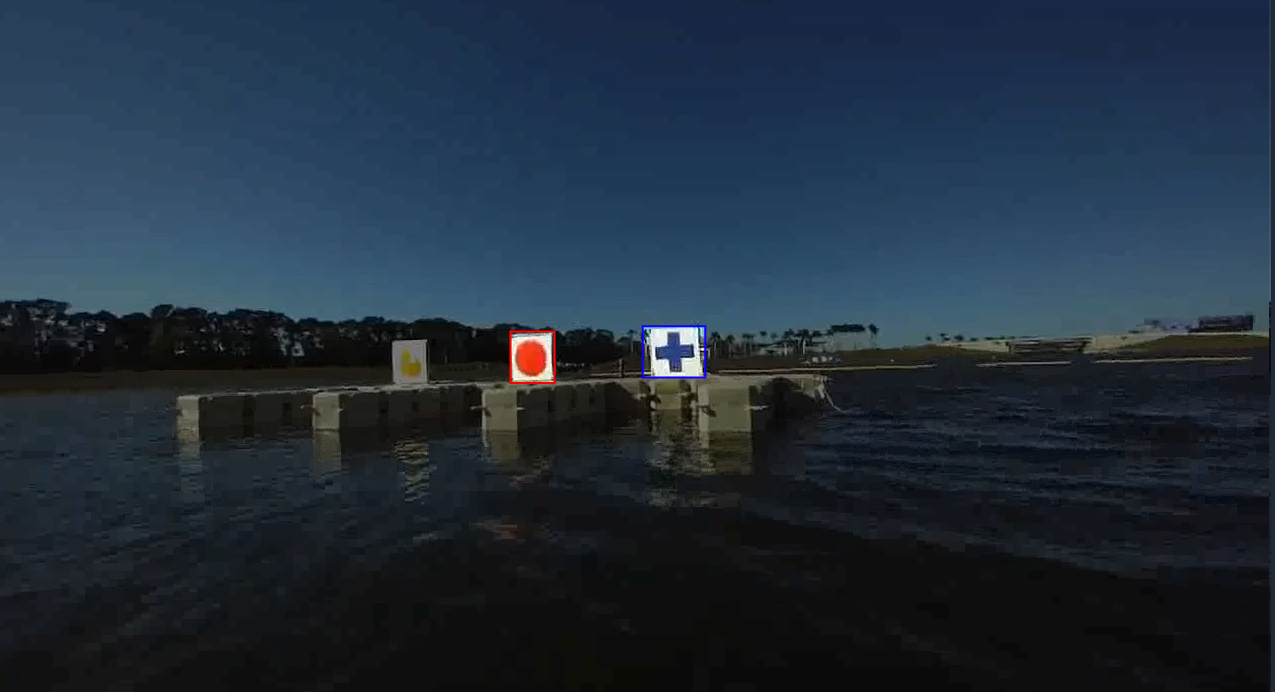
#> input picture test_img/Screenshot from 2025-10-03 10-15-26.png, 1275 x 692 px
$ python traditional_vision_control.py
#> lines starting #> are read from the running program, lines starting #| are printed output that depends on the picture; after the words box and inside, x2 and y2 are one past the last pixel; in counts of white or black regions, pixels touching at a corner belong together
#!/usr/bin/env python3
"""
전통적인 컴퓨터 비전 기반 선박 자동 주차
OpenCV를 사용한 색상 검출 + 제어 로직

장점:
- 즉시 작동 (학습 불필요)
- 100% 해석 가능
- 매우 빠름 (<5ms)
- 데이터 수집 불필요
"""

import cv2
import numpy as np


class TraditionalVisionController:
    """전통적인 비전 기반 제어"""

    def __init__(self):
        # 빨간색 HSV 범위
        self.lower_red1 = np.array([0, 100, 100])
        self.upper_red1 = np.array([10, 255, 255])
        self.lower_red2 = np.array([160, 100, 100])
        self.upper_red2 = np.array([180, 255, 255])

        # 제어 파라미터
        self.center_tolerance = 50  # 중앙 허용 오차 (픽셀)
        self.min_area = 500  # 최소 도형 크기

    def detect_red_shape(self, image):
        """빨간 도형 검출"""
        # BGR → HSV
        hsv = cv2.cvtColor(image, cv2.COLOR_BGR2HSV)

        # 빨간색 마스크 (빨강은 HSV에서 0-10, 160-180 두 범위)
        mask1 = cv2.inRange(hsv, self.lower_red1, self.upper_red1)
        mask2 = cv2.inRange(hsv, self.lower_red2, self.upper_red2)
        mask = mask1 | mask2

        # 노이즈 제거
        kernel = np.ones((5, 5), np.uint8)
        mask = cv2.morphologyEx(mask, cv2.MORPH_OPEN, kernel)
        mask = cv2.morphologyEx(mask, cv2.MORPH_CLOSE, kernel)

        # 컨투어 찾기
        contours, _ = cv2.findContours(mask, cv2.RETR_EXTERNAL, cv2.CHAIN_APPROX_SIMPLE)

        if not contours:
            return None, mask

        # 가장 큰 컨투어 선택
        largest_contour = max(contours, key=cv2.contourArea)
        area = cv2.contourArea(largest_contour)

        if area < self.min_area:
            return None, mask

        # 중심점 계산
        M = cv2.moments(largest_contour)
        if M["m00"] == 0:
            return None, mask

        cx = int(M["m10"] / M["m00"])
        cy = int(M["m01"] / M["m00"])

        return {
            "center": (cx, cy),
            "area": area,
            "contour": largest_contour
        }, mask

    def calculate_action(self, image, detection_result):
        """액션 계산 [전진, 좌우, 선회]"""
        h, w = image.shape[:2]
        image_center_x = w // 2
        image_center_y = h // 2

        # 도형을 못 찾으면 정지
        if detection_result is None:
            return [0.0, 0.0, 0.0], "No red shape found"

        cx, cy = detection_result["center"]
        area = detection_result["area"]

        # 1. 선회 계산 (좌우 방향)
        x_error = cx - image_center_x
        rotation = np.clip(x_error / (w / 2), -1.0, 1.0)  # -1 ~ 1

        # 2. 전진 계산 (거리 기반)
        # 면적이 작으면 멀리 있음 → 전진
        # 면적이 크면 가까움 → 정지
        target_area = w * h * 0.1  # 이미지의 10%
        area_error = (target_area - area) / target_area
        forward = np.clip(area_error, -1.0, 1.0)

        # 3. 중앙에 도착했는지 확인
        if abs(x_error) < self.center_tolerance and area > target_area * 0.8:
            status = "STOP - TARGET REACHED"
            return [0.0, 0.0, 0.0], status

        # 4. 방향 결정
        if abs(x_error) > self.center_tolerance:
            if x_error > 0:
                status = f"Turn RIGHT (error: {x_error}px)"
            else:
                status = f"Turn LEFT (error: {x_error}px)"
        else:
            if forward > 0.3:
                status = f"Move FORWARD (dist: {area:.0f})"
            elif forward < -0.3:
                status = f"Move BACK (too close)"
            else:
                status = "ALIGNED - Fine tuning"

        # 좌우 이동 (보통 선박은 사용 안 함)
        lateral = 0.0

        return [forward, lateral, rotation], status

    def process_image(self, image):
        """전체 파이프라인"""
        # 1. 빨간 도형 검출
        detection, mask = self.detect_red_shape(image)

        # 2. 액션 계산
        action, status = self.calculate_action(image, detection)

        # 3. 시각화 (디버깅용)
        debug_image = image.copy()
        h, w = image.shape[:2]

        if detection:
            cx, cy = detection["center"]
            # 도형 중심 표시
            cv2.circle(debug_image, (cx, cy), 10, (0, 255, 0), -1)
            cv2.drawContours(debug_image, [detection["contour"]], -1, (0, 255, 0), 3)

        # 이미지 중앙 표시
        cv2.line(debug_image, (w//2, 0), (w//2, h), (255, 0, 0), 2)
        cv2.line(debug_image, (0, h//2), (w, h//2), (255, 0, 0), 2)

        # 상태 표시
        cv2.putText(debug_image, status, (10, 30),
                   cv2.FONT_HERSHEY_SIMPLEX, 0.7, (0, 255, 0), 2)
        cv2.putText(debug_image, f"Action: [{action[0]:.2f}, {action[1]:.2f}, {action[2]:.2f}]",
                   (10, 60), cv2.FONT_HERSHEY_SIMPLEX, 0.7, (0, 255, 0), 2)

        return action, status, debug_image, mask


def test_on_images():
    """테스트 이미지로 실행"""
    import os

    controller = TraditionalVisionController()

    test_images = [
        "test_img/Screenshot from 2025-10-03 10-15-26.png",
        "test_img/Screenshot from 2025-10-03 10-19-43.png",
        "test_img/Screenshot from 2025-10-03 10-24-31.png",
        "test_img/Screenshot from 2025-10-03 10-13-15.png",
    ]

    print("=" * 70)
    print("전통적인 비전 기반 제어 테스트")
    print("=" * 70)

    for img_path in test_images:
        if not os.path.exists(img_path):
            print(f"이미지 없음: {img_path}")
            continue

        image = cv2.imread(img_path)
#> image is the input picture: shape (692, 1275, 3); mean B, G, R 59.6, 46, 32.9
        action, status, debug_img, mask = controller.process_image(image)
#> in detect_red_shape, `mask1 = cv2.inRange(hsv, self.lower_red1, self.upper_red1)`:
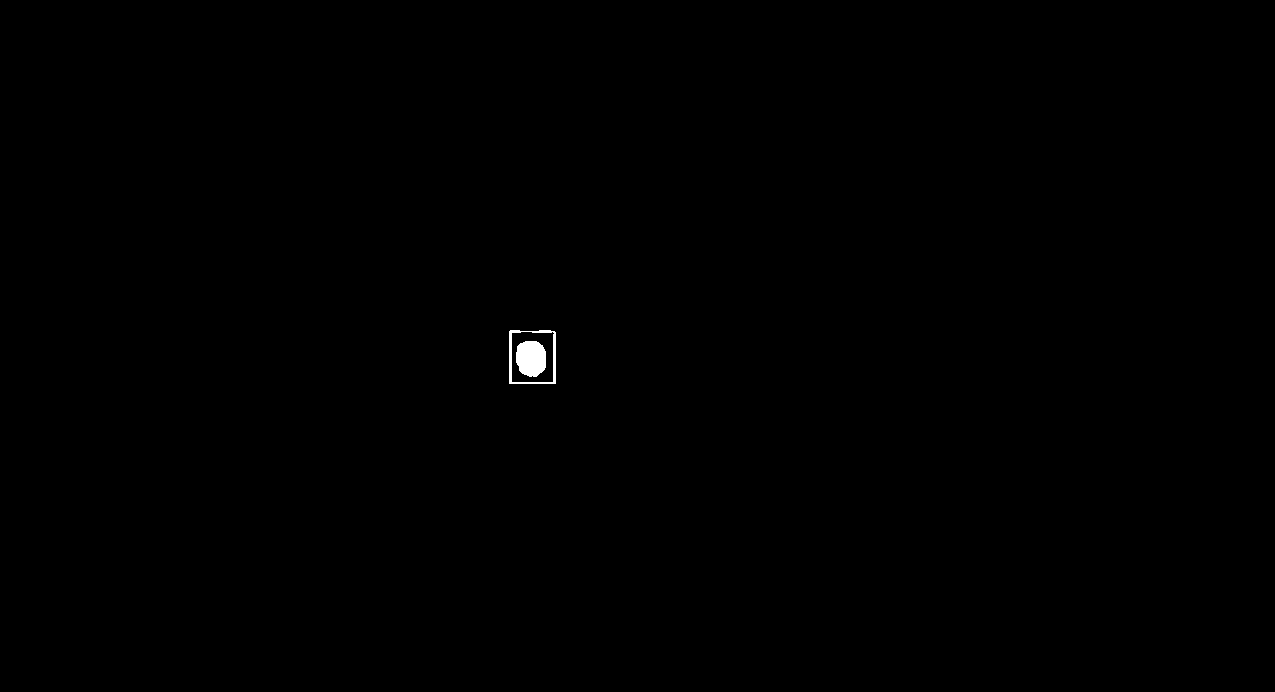
#> mask1: shape (692, 1275); 0.16% white; 2 white regions, box (x1, y1, x2, y2) and area: (516, 341, 546, 377) 902, (509, 330, 556, 384) 490
#> in detect_red_shape, `mask2 = cv2.inRange(hsv, self.lower_red2, self.upper_red2)`:
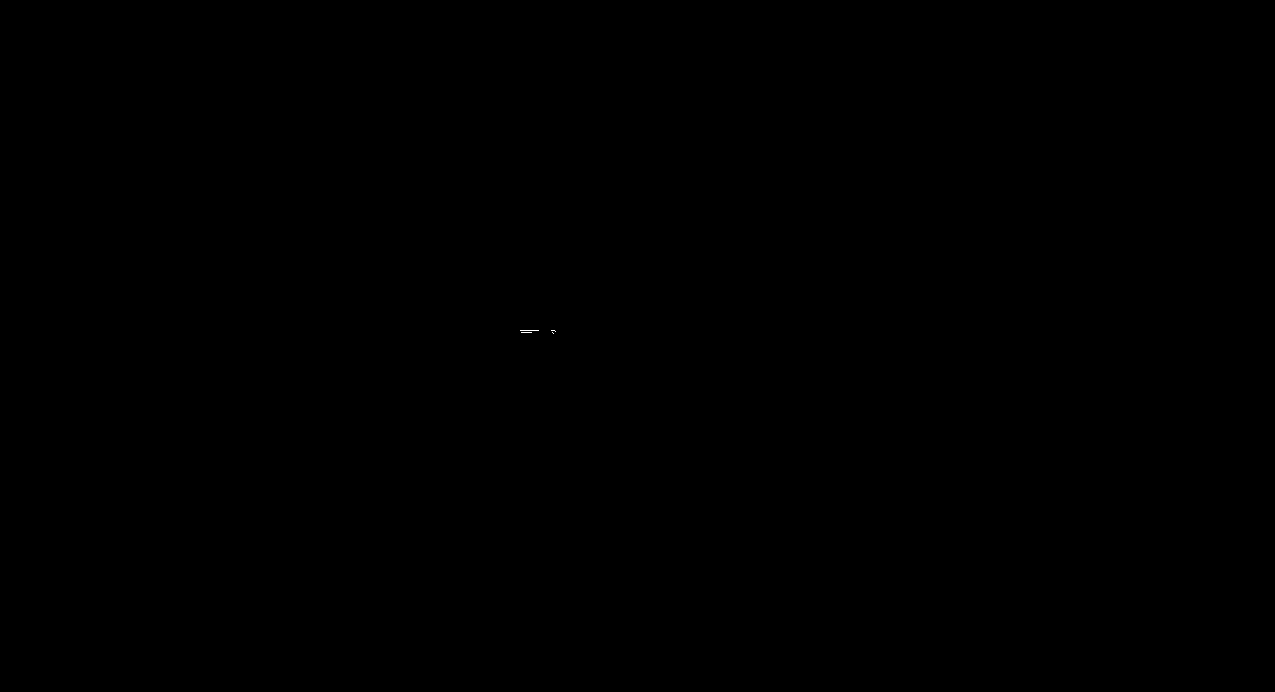
#> mask2: shape (692, 1275); 0% white in thin lines or dots, all inside (x1, y1, x2, y2) = (520, 330, 556, 334)
#> in detect_red_shape, `contours, _ = cv2.findContours(mask, cv2.RETR_EXTERNAL, cv2.CHAIN_APPR..`: contours = 1 contour; box (x1, y1, x2, y2) and area: (516, 341, 546, 376) 845
#> in detect_red_shape, `largest_contour = max(contours, key=cv2.contourArea)`: largest_contour = contour of 35 points, box (x1, y1, x2, y2) (516, 341, 546, 376), area 845
#> in detect_red_shape, `area = cv2.contourArea(largest_contour)`: area = 845
#> in detect_red_shape, `M = cv2.moments(largest_contour)`: M = moments, m00 845, centre m10/m00, m01/m00 = (530.7, 357.8)
#> in detect_red_shape, `cx = int(M["m10"] / M["m00"])`: cx = 530
#> in detect_red_shape, `cy = int(M["m01"] / M["m00"])`: cy = 357
#> in process_image, `detection, mask = self.detect_red_shape(image)`: detection = {'center': (530, 357), 'area': 845, 'contour': contour of 35 points, box (x1, y1, x2, y2) (516, 341, 546, 376), area 845}
#> in calculate_action, `cx, cy = detection_result["center"]`: cx = 530; cy = 357
#> in calculate_action, `area = detection_result["area"]`: area = 845
#> in calculate_action, `x_error = cx - image_center_x`: x_error = -107
#> in calculate_action, `rotation = np.clip(x_error / (w / 2), -1.0, 1.0)`: rotation = -0.168
#> in calculate_action, `area_error = (target_area - area) / target_area`: area_error = 0.99
#> in calculate_action, `status = f"Turn LEFT (error: {x_error}px)"`: status = 'Turn LEFT (error: -107px)'
#> in process_image, `action, status = self.calculate_action(image, detection)`: action = [0.99, 0, -0.168]; status = 'Turn LEFT (error: -107px)'
#> in process_image, `cx, cy = detection["center"]`: cx = 530; cy = 357
#> in process_image, `cv2.putText(debug_image, f"Action: [{action[0]:.2f}, {action[1]:.2f}, ..`:
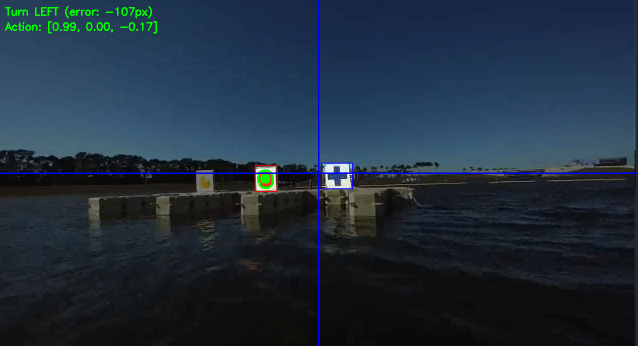
#> debug_image: shape (692, 1275, 3) (shown at 1/2 size); mean B, G, R 60.6, 46.6, 32.3
#> action = [0.99, 0, -0.168]; status = 'Turn LEFT (error: -107px)'

        print(f"\n{os.path.basename(img_path)}")
        print(f"  상태: {status}")
#|   상태: Turn LEFT (error: -107px)
        print(f"  액션: [전진={action[0]:+.2f}, 좌우={action[1]:+.2f}, 선회={action[2]:+.2f}]")
#|   액션: [전진=+0.99, 좌우=+0.00, 선회=-0.17]

        # 결과 이미지 저장
        output_path = f"output_{os.path.basename(img_path)}"
        cv2.imwrite(output_path, debug_img)
        print(f"  저장: {output_path}")
#> pass 2 of the loop in test_on_images, `for img_path in test_images:`:
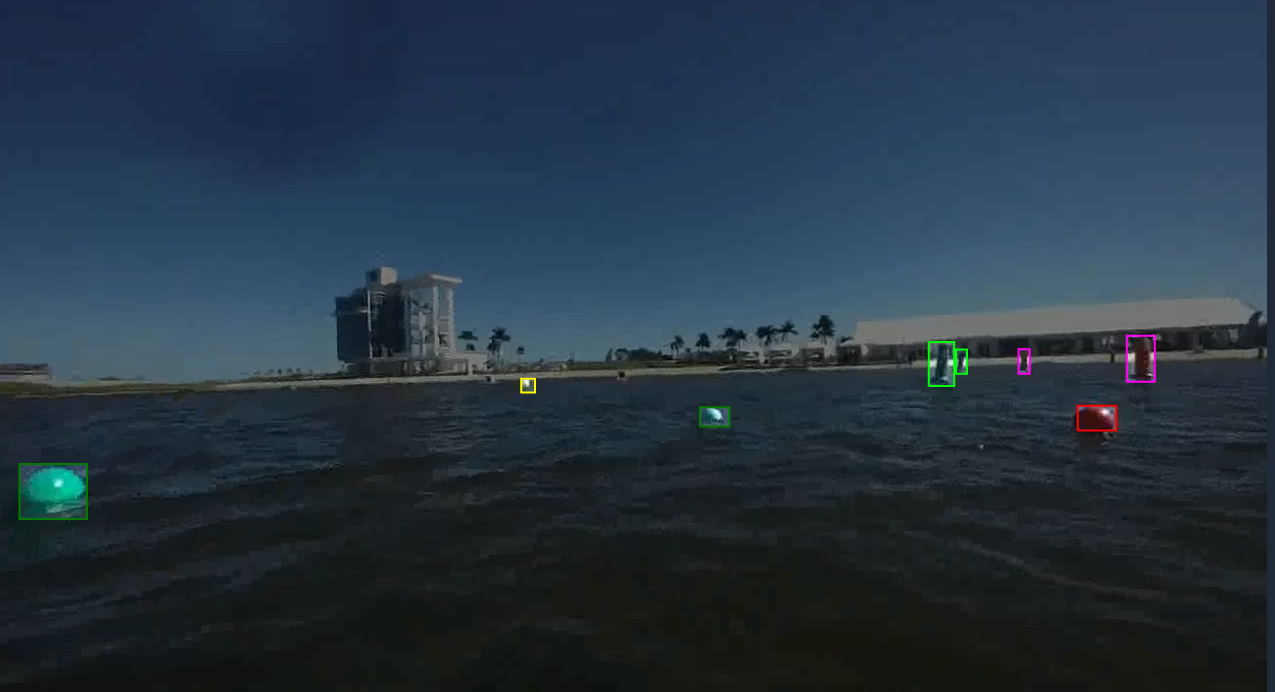
#> input picture test_img/Screenshot from 2025-10-03 10-19-43.png, 1275 x 692 px
#> in test_on_images, image is the input picture: shape (692, 1275, 3); mean B, G, R 66.6, 53, 37.7
#> in detect_red_shape (call 2), `mask1 = cv2.inRange(hsv, self.lower_red1, self.upper_red1)`:
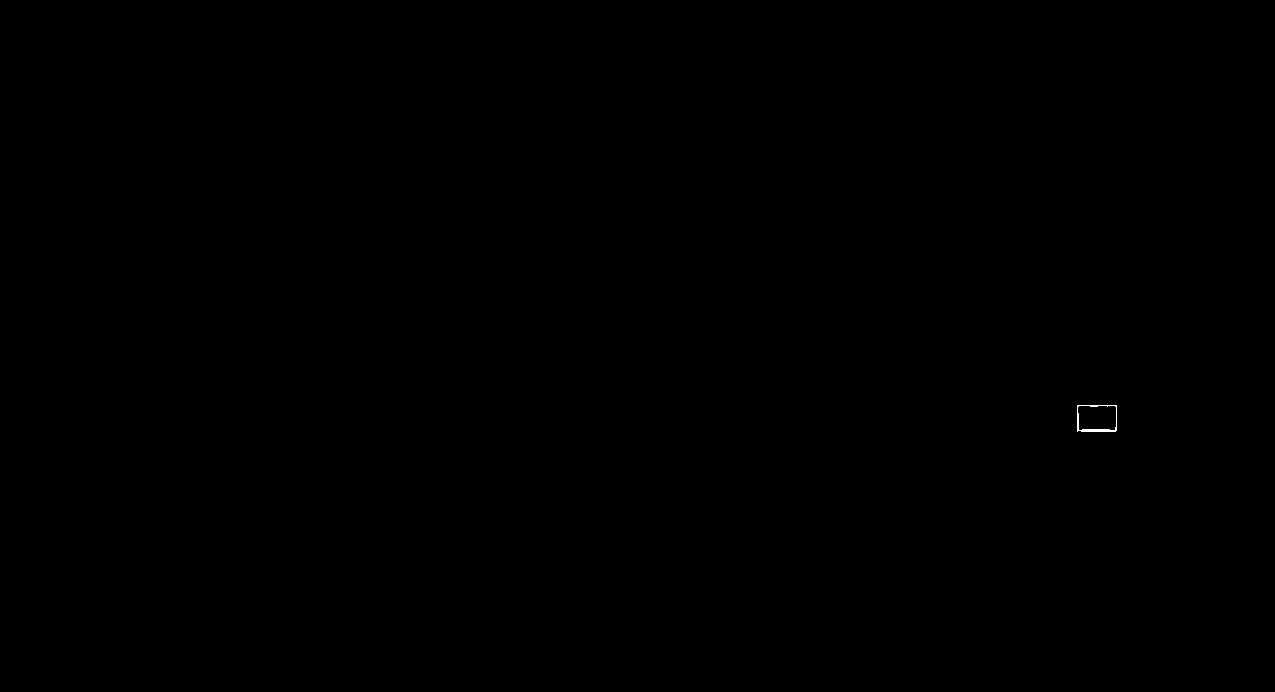
#> mask1: shape (692, 1275); 0.03% white in thin lines or dots, all inside (x1, y1, x2, y2) = (1077, 405, 1117, 432)
#> contours = []
#> in process_image (call 2), `action, status = self.calculate_action(image, detection)`: action = [0, 0, 0]; status = 'No red shape found'
#> in process_image (call 2), `cv2.putText(debug_image, f"Action: [{action[0]:.2f}, {action[1]:.2f}, ..`:
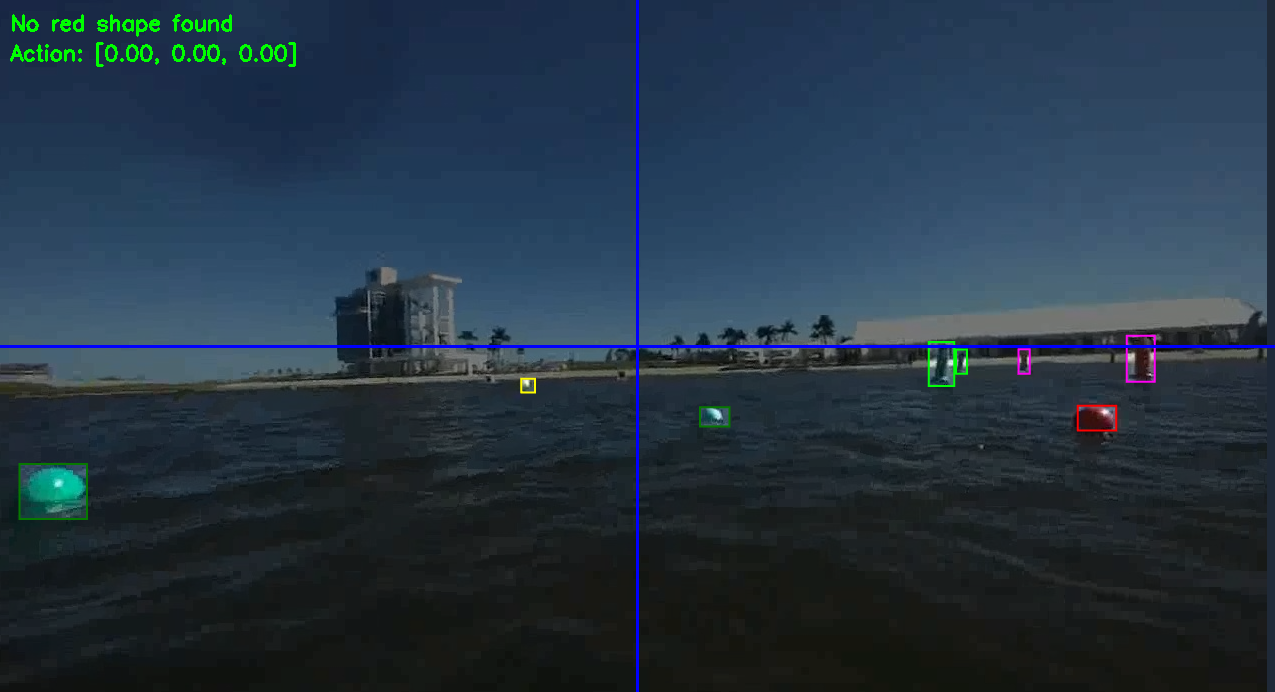
#> debug_image: shape (692, 1275, 3); mean B, G, R 67.5, 53.3, 37.2
#> in test_on_images, `action, status, debug_img, mask = controller.process_image(image)`: action = [0, 0, 0]; status = 'No red shape found'
#|   상태: No red shape found
#|   액션: [전진=+0.00, 좌우=+0.00, 선회=+0.00]


def create_ros_node():
    """ROS2 노드 생성"""
    code = '''#!/usr/bin/env python3
"""
전통적인 비전 기반 ROS2 노드
"""

import rclpy
from rclpy.node import Node
from sensor_msgs.msg import Image
from geometry_msgs.msg import Twist
from cv_bridge import CvBridge
import cv2
import numpy as np


class TraditionalVisionNode(Node):
    def __init__(self):
        super().__init__('traditional_vision_node')

        # Controller
        from traditional_vision_control import TraditionalVisionController
        self.controller = TraditionalVisionController()

        # CV Bridge
        self.bridge = CvBridge()

        # ROS2 토픽
        self.image_sub = self.create_subscription(
            Image, '/camera/image_raw', self.image_callback, 10)
        self.cmd_pub = self.create_publisher(Twist, '/cmd_vel', 10)
        self.debug_pub = self.create_publisher(Image, '/vision/debug_image', 10)

        self.get_logger().info('Traditional Vision Node 준비 완료!')

    def image_callback(self, msg):
        try:
            # ROS Image → OpenCV
            cv_image = self.bridge.imgmsg_to_cv2(msg, "bgr8")

            # 처리
            action, status, debug_img, mask = self.controller.process_image(cv_image)

            # Twist 메시지
            twist = Twist()
            twist.linear.x = float(action[0])
            twist.linear.y = float(action[1])
            twist.angular.z = float(action[2])
            self.cmd_pub.publish(twist)

            # 디버그 이미지 발행
            debug_msg = self.bridge.cv2_to_imgmsg(debug_img, "bgr8")
            self.debug_pub.publish(debug_msg)

            self.get_logger().info(f'{status} | Action: {action}')

        except Exception as e:
            self.get_logger().error(f'오류: {str(e)}')


def main():
    rclpy.init()
    node = TraditionalVisionNode()
    try:
        rclpy.spin(node)
    except KeyboardInterrupt:
        pass
    finally:
        node.destroy_node()
        rclpy.shutdown()


if __name__ == '__main__':
    main()
'''

    with open("traditional_vision_ros_node.py", 'w') as f:
        f.write(code)

    print("\nROS2 노드 생성: traditional_vision_ros_node.py")


if __name__ == "__main__":
    # 테스트 실행
    test_on_images()

    # ROS 노드 생성
    create_ros_node()

    print("\n" + "=" * 70)
    print("완료!")
    print("=" * 70)
    print("\nROS 노드 실행:")
    print("  python3 traditional_vision_ros_node.py")
